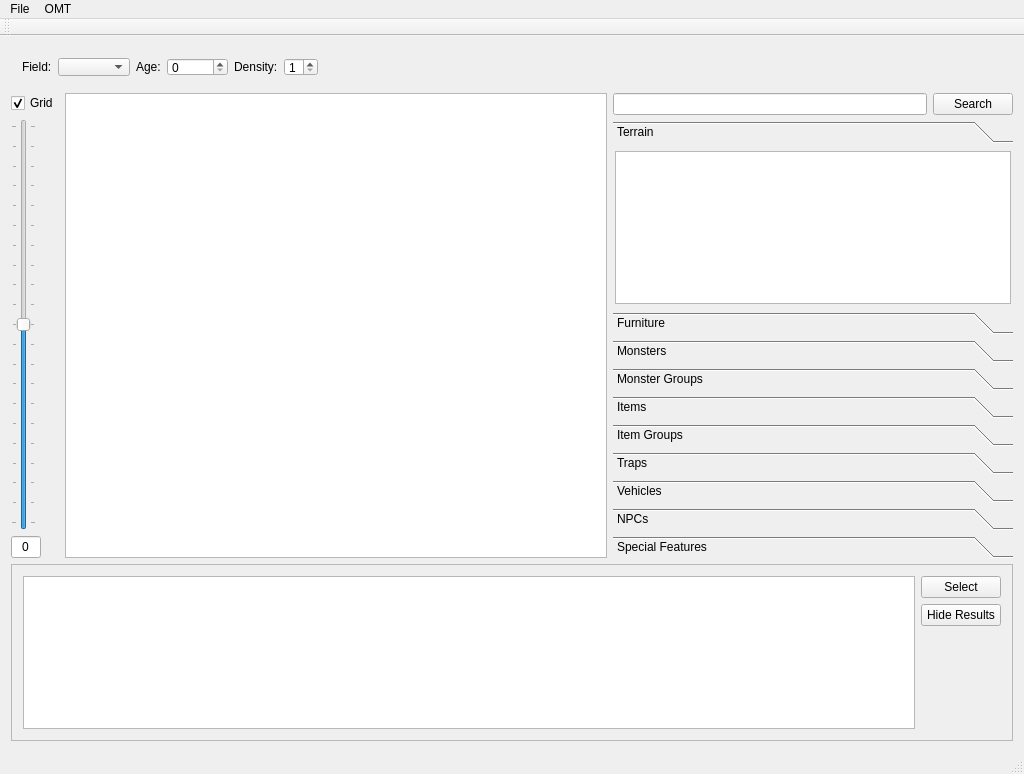
<?xml version="1.0" encoding="UTF-8"?>
<ui version="4.0">
 <class>BuildingEditor</class>
 <widget class="QMainWindow" name="BuildingEditor">
  <property name="geometry">
   <rect>
    <x>0</x>
    <y>0</y>
    <width>1024</width>
    <height>774</height>
   </rect>
  </property>
  <property name="windowTitle">
   <string>BuildingEditor</string>
  </property>
  <widget class="QWidget" name="centralWidget">
   <layout class="QVBoxLayout" name="verticalLayout_12">
    <item>
     <widget class="QStackedWidget" name="objectEditor">
      <property name="maximumSize">
       <size>
        <width>16777215</width>
        <height>40</height>
       </size>
      </property>
      <property name="currentIndex">
       <number>9</number>
      </property>
      <widget class="QWidget" name="itemGroupEditor">
       <layout class="QHBoxLayout" name="horizontalLayout">
        <item>
         <widget class="QLabel" name="label_13">
          <property name="text">
           <string>Item Group:</string>
          </property>
         </widget>
        </item>
        <item>
         <widget class="QLineEdit" name="itemGroupName">
          <property name="toolTip">
           <string>&lt;html&gt;&lt;head/&gt;&lt;body&gt;&lt;p&gt;ID of the current item group&lt;/p&gt;&lt;/body&gt;&lt;/html&gt;</string>
          </property>
          <property name="readOnly">
           <bool>true</bool>
          </property>
         </widget>
        </item>
        <item>
         <widget class="QLabel" name="label_14">
          <property name="text">
           <string>Chance:</string>
          </property>
         </widget>
        </item>
        <item>
         <widget class="QSpinBox" name="itemGroupChance">
          <property name="toolTip">
           <string>&lt;html&gt;&lt;head/&gt;&lt;body&gt;&lt;p&gt;Chance (out of 100) to spawn an item from the group&lt;/p&gt;&lt;/body&gt;&lt;/html&gt;</string>
          </property>
         </widget>
        </item>
        <item>
         <spacer name="horizontalSpacer_5">
          <property name="orientation">
           <enum>Qt::Horizontal</enum>
          </property>
          <property name="sizeHint" stdset="0">
           <size>
            <width>769</width>
            <height>20</height>
           </size>
          </property>
         </spacer>
        </item>
       </layout>
      </widget>
      <widget class="QWidget" name="signageEditor">
       <layout class="QHBoxLayout" name="horizontalLayout_2">
        <item>
         <widget class="QLabel" name="label">
          <property name="text">
           <string>Sign Text:</string>
          </property>
         </widget>
        </item>
        <item>
         <widget class="QLineEdit" name="signageText"/>
        </item>
        <item>
         <spacer name="horizontalSpacer">
          <property name="orientation">
           <enum>Qt::Horizontal</enum>
          </property>
          <property name="sizeHint" stdset="0">
           <size>
            <width>40</width>
            <height>20</height>
           </size>
          </property>
         </spacer>
        </item>
       </layout>
      </widget>
      <widget class="QWidget" name="monsterGroupEditor">
       <layout class="QHBoxLayout" name="horizontalLayout_6">
        <item>
         <widget class="QLabel" name="label_3">
          <property name="text">
           <string>Monster Group:</string>
          </property>
         </widget>
        </item>
        <item>
         <widget class="QLineEdit" name="monsterGroupName">
          <property name="toolTip">
           <string>&lt;html&gt;&lt;head/&gt;&lt;body&gt;&lt;p&gt;ID of the current monster group&lt;/p&gt;&lt;/body&gt;&lt;/html&gt;</string>
          </property>
          <property name="readOnly">
           <bool>true</bool>
          </property>
         </widget>
        </item>
        <item>
         <widget class="QLabel" name="label_4">
          <property name="text">
           <string>Density: </string>
          </property>
         </widget>
        </item>
        <item>
         <widget class="QDoubleSpinBox" name="monsterGroupDensity">
          <property name="toolTip">
           <string>&lt;html&gt;&lt;head/&gt;&lt;body&gt;&lt;p&gt;Relative number of zombies to spawn&lt;/p&gt;&lt;/body&gt;&lt;/html&gt;</string>
          </property>
         </widget>
        </item>
        <item>
         <widget class="QLabel" name="label_5">
          <property name="text">
           <string>Chance: </string>
          </property>
         </widget>
        </item>
        <item>
         <widget class="QSpinBox" name="monsterGroupChance">
          <property name="toolTip">
           <string>&lt;html&gt;&lt;head/&gt;&lt;body&gt;&lt;p&gt;Chance (one in __) to spawn the monster group&lt;/p&gt;&lt;/body&gt;&lt;/html&gt;</string>
          </property>
         </widget>
        </item>
        <item>
         <spacer name="horizontalSpacer_2">
          <property name="orientation">
           <enum>Qt::Horizontal</enum>
          </property>
          <property name="sizeHint" stdset="0">
           <size>
            <width>705</width>
            <height>20</height>
           </size>
          </property>
         </spacer>
        </item>
       </layout>
      </widget>
      <widget class="QWidget" name="itemEditor">
       <layout class="QHBoxLayout" name="horizontalLayout_7">
        <item>
         <widget class="QLabel" name="label_6">
          <property name="text">
           <string>Items: </string>
          </property>
         </widget>
        </item>
        <item>
         <widget class="QComboBox" name="itemList"/>
        </item>
        <item>
         <widget class="QPushButton" name="itemDelete">
          <property name="text">
           <string>Remove</string>
          </property>
         </widget>
        </item>
        <item>
         <spacer name="horizontalSpacer_3">
          <property name="orientation">
           <enum>Qt::Horizontal</enum>
          </property>
          <property name="sizeHint" stdset="0">
           <size>
            <width>1504</width>
            <height>20</height>
           </size>
          </property>
         </spacer>
        </item>
       </layout>
      </widget>
      <widget class="QWidget" name="vehicleEditor">
       <layout class="QHBoxLayout" name="horizontalLayout_8">
        <item>
         <widget class="QLabel" name="label_8">
          <property name="text">
           <string>Vehicle ID: </string>
          </property>
         </widget>
        </item>
        <item>
         <widget class="QLineEdit" name="vehicleID">
          <property name="toolTip">
           <string>&lt;html&gt;&lt;head/&gt;&lt;body&gt;&lt;p&gt;ID of the current vehicle&lt;/p&gt;&lt;/body&gt;&lt;/html&gt;</string>
          </property>
          <property name="readOnly">
           <bool>true</bool>
          </property>
         </widget>
        </item>
        <item>
         <widget class="QLabel" name="label_7">
          <property name="text">
           <string>Vehicle Name: </string>
          </property>
         </widget>
        </item>
        <item>
         <widget class="QLineEdit" name="vehicleName">
          <property name="toolTip">
           <string>&lt;html&gt;&lt;head/&gt;&lt;body&gt;&lt;p&gt;Name of the current vehicle&lt;/p&gt;&lt;/body&gt;&lt;/html&gt;</string>
          </property>
          <property name="readOnly">
           <bool>true</bool>
          </property>
         </widget>
        </item>
        <item>
         <widget class="QLabel" name="label_10">
          <property name="text">
           <string>Chance: </string>
          </property>
         </widget>
        </item>
        <item>
         <widget class="QSpinBox" name="vehicleChance">
          <property name="toolTip">
           <string>&lt;html&gt;&lt;head/&gt;&lt;body&gt;&lt;p&gt;Chance (one in __) to spawn the current vehicle&lt;/p&gt;&lt;/body&gt;&lt;/html&gt;</string>
          </property>
         </widget>
        </item>
        <item>
         <widget class="QLabel" name="label_9">
          <property name="text">
           <string>Status: </string>
          </property>
         </widget>
        </item>
        <item>
         <widget class="QComboBox" name="vehicleStatus">
          <property name="toolTip">
           <string>&lt;html&gt;&lt;head/&gt;&lt;body&gt;&lt;p&gt;Condition the vehicle should spawn in&lt;/p&gt;&lt;/body&gt;&lt;/html&gt;</string>
          </property>
         </widget>
        </item>
        <item>
         <widget class="QLabel" name="label_11">
          <property name="text">
           <string>Direction: </string>
          </property>
         </widget>
        </item>
        <item>
         <widget class="QComboBox" name="vehicleDirection">
          <property name="toolTip">
           <string>&lt;html&gt;&lt;head/&gt;&lt;body&gt;&lt;p&gt;Vehicle facing when spawned&lt;/p&gt;&lt;/body&gt;&lt;/html&gt;</string>
          </property>
         </widget>
        </item>
        <item>
         <widget class="QSpinBox" name="vehicleCustomDirection">
          <property name="toolTip">
           <string>&lt;html&gt;&lt;head/&gt;&lt;body&gt;&lt;p&gt;Direction in degrees clockwise to face the vehicle (East is 0)&lt;/p&gt;&lt;/body&gt;&lt;/html&gt;</string>
          </property>
          <property name="readOnly">
           <bool>false</bool>
          </property>
          <property name="maximum">
           <number>359</number>
          </property>
          <property name="singleStep">
           <number>5</number>
          </property>
         </widget>
        </item>
        <item>
         <widget class="QLabel" name="label_12">
          <property name="text">
           <string>Fuel: </string>
          </property>
         </widget>
        </item>
        <item>
         <widget class="QSpinBox" name="vehicleFuel">
          <property name="toolTip">
           <string>&lt;html&gt;&lt;head/&gt;&lt;body&gt;&lt;p&gt;Fuel percentage the vehicle should spawn with&lt;/p&gt;&lt;/body&gt;&lt;/html&gt;</string>
          </property>
          <property name="maximum">
           <number>100</number>
          </property>
         </widget>
        </item>
        <item>
         <spacer name="horizontalSpacer_4">
          <property name="orientation">
           <enum>Qt::Horizontal</enum>
          </property>
          <property name="sizeHint" stdset="0">
           <size>
            <width>358</width>
            <height>20</height>
           </size>
          </property>
         </spacer>
        </item>
       </layout>
      </widget>
      <widget class="QWidget" name="radiationEditor">
       <layout class="QHBoxLayout" name="horizontalLayout_3">
        <item>
         <widget class="QLabel" name="label_2">
          <property name="text">
           <string>Radiation Amount:</string>
          </property>
         </widget>
        </item>
        <item>
         <widget class="QSpinBox" name="radiationAmount">
          <property name="maximum">
           <number>320</number>
          </property>
         </widget>
        </item>
        <item>
         <spacer name="horizontalSpacer_6">
          <property name="orientation">
           <enum>Qt::Horizontal</enum>
          </property>
          <property name="sizeHint" stdset="0">
           <size>
            <width>40</width>
            <height>20</height>
           </size>
          </property>
         </spacer>
        </item>
       </layout>
      </widget>
      <widget class="QWidget" name="vendingEditor">
       <layout class="QHBoxLayout" name="horizontalLayout_4">
        <item>
         <widget class="QLabel" name="label_15">
          <property name="text">
           <string>Vending Machine Contents:</string>
          </property>
         </widget>
        </item>
        <item>
         <widget class="QComboBox" name="vending"/>
        </item>
        <item>
         <spacer name="horizontalSpacer_7">
          <property name="orientation">
           <enum>Qt::Horizontal</enum>
          </property>
          <property name="sizeHint" stdset="0">
           <size>
            <width>773</width>
            <height>19</height>
           </size>
          </property>
         </spacer>
        </item>
       </layout>
      </widget>
      <widget class="QWidget" name="gasPumpEditor">
       <layout class="QHBoxLayout" name="horizontalLayout_9">
        <item>
         <widget class="QLabel" name="label_16">
          <property name="text">
           <string>Fuel Type:</string>
          </property>
         </widget>
        </item>
        <item>
         <widget class="QComboBox" name="fuelType"/>
        </item>
        <item>
         <widget class="QLabel" name="label_17">
          <property name="text">
           <string>Minimum:</string>
          </property>
         </widget>
        </item>
        <item>
         <widget class="QSpinBox" name="minFuel">
          <property name="maximum">
           <number>100000</number>
          </property>
          <property name="singleStep">
           <number>1000</number>
          </property>
         </widget>
        </item>
        <item>
         <widget class="QLabel" name="label_18">
          <property name="text">
           <string>Maximum:</string>
          </property>
         </widget>
        </item>
        <item>
         <widget class="QSpinBox" name="maxFuel">
          <property name="maximum">
           <number>100000</number>
          </property>
          <property name="singleStep">
           <number>1000</number>
          </property>
         </widget>
        </item>
        <item>
         <widget class="QLabel" name="label_19">
          <property name="text">
           <string>Note: Leave min and max at 0 to select an average amount.  To spawn no gas inside, use the terrain.</string>
          </property>
         </widget>
        </item>
        <item>
         <spacer name="horizontalSpacer_8">
          <property name="orientation">
           <enum>Qt::Horizontal</enum>
          </property>
          <property name="sizeHint" stdset="0">
           <size>
            <width>121</width>
            <height>19</height>
           </size>
          </property>
         </spacer>
        </item>
       </layout>
      </widget>
      <widget class="QWidget" name="rubbleEditor">
       <layout class="QHBoxLayout" name="horizontalLayout_10">
        <item>
         <widget class="QLabel" name="label_20">
          <property name="text">
           <string>Rubble Type:</string>
          </property>
         </widget>
        </item>
        <item>
         <widget class="QComboBox" name="rubbleType">
          <property name="minimumSize">
           <size>
            <width>100</width>
            <height>0</height>
           </size>
          </property>
         </widget>
        </item>
        <item>
         <widget class="QLabel" name="label_21">
          <property name="text">
           <string>Floor Type:</string>
          </property>
         </widget>
        </item>
        <item>
         <widget class="QComboBox" name="floorType">
          <property name="minimumSize">
           <size>
            <width>100</width>
            <height>0</height>
           </size>
          </property>
         </widget>
        </item>
        <item>
         <widget class="QCheckBox" name="placeItems">
          <property name="text">
           <string>Place Items?</string>
          </property>
         </widget>
        </item>
        <item>
         <widget class="QCheckBox" name="overwrite">
          <property name="text">
           <string>Overwrite?</string>
          </property>
         </widget>
        </item>
        <item>
         <widget class="QLabel" name="label_22">
          <property name="text">
           <string>(Note: All fields are optional)</string>
          </property>
         </widget>
        </item>
        <item>
         <spacer name="horizontalSpacer_9">
          <property name="orientation">
           <enum>Qt::Horizontal</enum>
          </property>
          <property name="sizeHint" stdset="0">
           <size>
            <width>328</width>
            <height>19</height>
           </size>
          </property>
         </spacer>
        </item>
       </layout>
      </widget>
      <widget class="QWidget" name="fieldEditor">
       <layout class="QHBoxLayout" name="horizontalLayout_11">
        <item>
         <widget class="QLabel" name="label_23">
          <property name="text">
           <string>Field:</string>
          </property>
         </widget>
        </item>
        <item>
         <widget class="QComboBox" name="fieldName"/>
        </item>
        <item>
         <widget class="QLabel" name="label_24">
          <property name="text">
           <string>Age:</string>
          </property>
         </widget>
        </item>
        <item>
         <widget class="QSpinBox" name="fieldAge">
          <property name="maximum">
           <number>10000</number>
          </property>
          <property name="singleStep">
           <number>100</number>
          </property>
         </widget>
        </item>
        <item>
         <widget class="QLabel" name="label_25">
          <property name="text">
           <string>Density:</string>
          </property>
         </widget>
        </item>
        <item>
         <widget class="QSpinBox" name="fieldDensity">
          <property name="minimum">
           <number>1</number>
          </property>
          <property name="maximum">
           <number>3</number>
          </property>
         </widget>
        </item>
        <item>
         <spacer name="horizontalSpacer_10">
          <property name="orientation">
           <enum>Qt::Horizontal</enum>
          </property>
          <property name="sizeHint" stdset="0">
           <size>
            <width>717</width>
            <height>19</height>
           </size>
          </property>
         </spacer>
        </item>
       </layout>
      </widget>
     </widget>
    </item>
    <item>
     <layout class="QHBoxLayout" name="horizontalLayout_5">
      <item>
       <layout class="QVBoxLayout" name="verticalLayout_3">
        <item>
         <widget class="QCheckBox" name="gridBox">
          <property name="toolTip">
           <string>&lt;html&gt;&lt;head/&gt;&lt;body&gt;&lt;p&gt;Toggle Editor Grid&lt;/p&gt;&lt;/body&gt;&lt;/html&gt;</string>
          </property>
          <property name="text">
           <string>Grid</string>
          </property>
          <property name="checked">
           <bool>true</bool>
          </property>
         </widget>
        </item>
        <item>
         <widget class="QSlider" name="zLevelSlider">
          <property name="enabled">
           <bool>true</bool>
          </property>
          <property name="minimum">
           <number>-10</number>
          </property>
          <property name="maximum">
           <number>10</number>
          </property>
          <property name="pageStep">
           <number>3</number>
          </property>
          <property name="orientation">
           <enum>Qt::Vertical</enum>
          </property>
          <property name="tickPosition">
           <enum>QSlider::TicksBothSides</enum>
          </property>
          <property name="tickInterval">
           <number>1</number>
          </property>
         </widget>
        </item>
        <item>
         <widget class="QLineEdit" name="zLevelLE">
          <property name="sizePolicy">
           <sizepolicy hsizetype="Fixed" vsizetype="Fixed">
            <horstretch>0</horstretch>
            <verstretch>0</verstretch>
           </sizepolicy>
          </property>
          <property name="minimumSize">
           <size>
            <width>30</width>
            <height>0</height>
           </size>
          </property>
          <property name="maximumSize">
           <size>
            <width>30</width>
            <height>16777215</height>
           </size>
          </property>
          <property name="text">
           <string>0</string>
          </property>
          <property name="alignment">
           <set>Qt::AlignCenter</set>
          </property>
          <property name="readOnly">
           <bool>true</bool>
          </property>
         </widget>
        </item>
       </layout>
      </item>
      <item>
       <widget class="BuildingEditorView" name="tableView">
        <property name="editTriggers">
         <set>QAbstractItemView::NoEditTriggers</set>
        </property>
        <property name="selectionMode">
         <enum>QAbstractItemView::SingleSelection</enum>
        </property>
        <property name="gridStyle">
         <enum>Qt::DotLine</enum>
        </property>
        <property name="wordWrap">
         <bool>false</bool>
        </property>
        <attribute name="horizontalHeaderDefaultSectionSize">
         <number>16</number>
        </attribute>
        <attribute name="verticalHeaderDefaultSectionSize">
         <number>16</number>
        </attribute>
       </widget>
      </item>
      <item>
       <layout class="QVBoxLayout" name="verticalLayout_13">
        <item>
         <layout class="QHBoxLayout" name="horizontalLayout_12">
          <item>
           <widget class="QLineEdit" name="searchField">
            <property name="sizePolicy">
             <sizepolicy hsizetype="Minimum" vsizetype="Fixed">
              <horstretch>0</horstretch>
              <verstretch>0</verstretch>
             </sizepolicy>
            </property>
           </widget>
          </item>
          <item>
           <widget class="QPushButton" name="search">
            <property name="sizePolicy">
             <sizepolicy hsizetype="Fixed" vsizetype="Fixed">
              <horstretch>0</horstretch>
              <verstretch>0</verstretch>
             </sizepolicy>
            </property>
            <property name="text">
             <string>Search</string>
            </property>
           </widget>
          </item>
         </layout>
        </item>
        <item>
         <widget class="QToolBox" name="toolBox">
          <property name="sizePolicy">
           <sizepolicy hsizetype="Minimum" vsizetype="Preferred">
            <horstretch>0</horstretch>
            <verstretch>0</verstretch>
           </sizepolicy>
          </property>
          <property name="maximumSize">
           <size>
            <width>400</width>
            <height>16777215</height>
           </size>
          </property>
          <property name="currentIndex">
           <number>0</number>
          </property>
          <property name="tabSpacing">
           <number>6</number>
          </property>
          <widget class="QWidget" name="terrainPage">
           <property name="geometry">
            <rect>
             <x>0</x>
             <y>0</y>
             <width>400</width>
             <height>171</height>
            </rect>
           </property>
           <attribute name="label">
            <string>Terrain</string>
           </attribute>
           <layout class="QVBoxLayout" name="verticalLayout">
            <property name="leftMargin">
             <number>2</number>
            </property>
            <property name="topMargin">
             <number>2</number>
            </property>
            <property name="rightMargin">
             <number>2</number>
            </property>
            <property name="bottomMargin">
             <number>2</number>
            </property>
            <item>
             <widget class="QListWidget" name="terrainWidget"/>
            </item>
           </layout>
          </widget>
          <widget class="QWidget" name="furniturePage">
           <property name="geometry">
            <rect>
             <x>0</x>
             <y>0</y>
             <width>400</width>
             <height>171</height>
            </rect>
           </property>
           <attribute name="label">
            <string>Furniture</string>
           </attribute>
           <layout class="QVBoxLayout" name="verticalLayout_2">
            <property name="leftMargin">
             <number>2</number>
            </property>
            <property name="topMargin">
             <number>2</number>
            </property>
            <property name="rightMargin">
             <number>2</number>
            </property>
            <property name="bottomMargin">
             <number>2</number>
            </property>
            <item>
             <widget class="QListWidget" name="furnitureWidget"/>
            </item>
           </layout>
          </widget>
          <widget class="QWidget" name="monsterPage">
           <property name="geometry">
            <rect>
             <x>0</x>
             <y>0</y>
             <width>400</width>
             <height>171</height>
            </rect>
           </property>
           <attribute name="label">
            <string>Monsters</string>
           </attribute>
           <layout class="QVBoxLayout" name="verticalLayout_5">
            <property name="leftMargin">
             <number>2</number>
            </property>
            <property name="topMargin">
             <number>2</number>
            </property>
            <property name="rightMargin">
             <number>2</number>
            </property>
            <property name="bottomMargin">
             <number>2</number>
            </property>
            <item>
             <widget class="QListWidget" name="monsterWidget"/>
            </item>
           </layout>
          </widget>
          <widget class="QWidget" name="monsterGroupPage">
           <property name="geometry">
            <rect>
             <x>0</x>
             <y>0</y>
             <width>400</width>
             <height>171</height>
            </rect>
           </property>
           <attribute name="label">
            <string>Monster Groups</string>
           </attribute>
           <layout class="QVBoxLayout" name="verticalLayout_8">
            <item>
             <widget class="QListWidget" name="monsterGroupWidget"/>
            </item>
           </layout>
          </widget>
          <widget class="QWidget" name="itemPage">
           <property name="geometry">
            <rect>
             <x>0</x>
             <y>0</y>
             <width>400</width>
             <height>171</height>
            </rect>
           </property>
           <attribute name="label">
            <string>Items</string>
           </attribute>
           <layout class="QVBoxLayout" name="verticalLayout_6">
            <property name="leftMargin">
             <number>2</number>
            </property>
            <property name="topMargin">
             <number>2</number>
            </property>
            <property name="rightMargin">
             <number>2</number>
            </property>
            <property name="bottomMargin">
             <number>2</number>
            </property>
            <item>
             <widget class="QListWidget" name="itemWidget"/>
            </item>
           </layout>
          </widget>
          <widget class="QWidget" name="itemGroupPage">
           <property name="geometry">
            <rect>
             <x>0</x>
             <y>0</y>
             <width>400</width>
             <height>171</height>
            </rect>
           </property>
           <attribute name="label">
            <string>Item Groups</string>
           </attribute>
           <layout class="QVBoxLayout" name="verticalLayout_7">
            <property name="leftMargin">
             <number>2</number>
            </property>
            <property name="topMargin">
             <number>2</number>
            </property>
            <property name="rightMargin">
             <number>2</number>
            </property>
            <property name="bottomMargin">
             <number>2</number>
            </property>
            <item>
             <widget class="QListWidget" name="itemGroupWidget"/>
            </item>
           </layout>
          </widget>
          <widget class="QWidget" name="trapPage">
           <property name="geometry">
            <rect>
             <x>0</x>
             <y>0</y>
             <width>400</width>
             <height>171</height>
            </rect>
           </property>
           <attribute name="label">
            <string>Traps</string>
           </attribute>
           <layout class="QVBoxLayout" name="verticalLayout_4">
            <property name="leftMargin">
             <number>2</number>
            </property>
            <property name="topMargin">
             <number>2</number>
            </property>
            <property name="rightMargin">
             <number>2</number>
            </property>
            <property name="bottomMargin">
             <number>2</number>
            </property>
            <item>
             <widget class="QListWidget" name="trapWidget"/>
            </item>
           </layout>
          </widget>
          <widget class="QWidget" name="vehiclePage">
           <property name="geometry">
            <rect>
             <x>0</x>
             <y>0</y>
             <width>400</width>
             <height>171</height>
            </rect>
           </property>
           <attribute name="label">
            <string>Vehicles</string>
           </attribute>
           <layout class="QVBoxLayout" name="verticalLayout_9">
            <property name="leftMargin">
             <number>2</number>
            </property>
            <property name="topMargin">
             <number>2</number>
            </property>
            <property name="rightMargin">
             <number>2</number>
            </property>
            <property name="bottomMargin">
             <number>2</number>
            </property>
            <item>
             <widget class="QListWidget" name="vehicleWidget"/>
            </item>
           </layout>
          </widget>
          <widget class="QWidget" name="npcPage">
           <property name="geometry">
            <rect>
             <x>0</x>
             <y>0</y>
             <width>400</width>
             <height>171</height>
            </rect>
           </property>
           <attribute name="label">
            <string>NPCs</string>
           </attribute>
           <layout class="QVBoxLayout" name="verticalLayout_11">
            <property name="leftMargin">
             <number>2</number>
            </property>
            <property name="topMargin">
             <number>2</number>
            </property>
            <property name="rightMargin">
             <number>2</number>
            </property>
            <property name="bottomMargin">
             <number>2</number>
            </property>
            <item>
             <widget class="QListWidget" name="npcWidget"/>
            </item>
           </layout>
          </widget>
          <widget class="QWidget" name="specialPage">
           <property name="geometry">
            <rect>
             <x>0</x>
             <y>0</y>
             <width>400</width>
             <height>171</height>
            </rect>
           </property>
           <attribute name="label">
            <string>Special Features</string>
           </attribute>
           <layout class="QVBoxLayout" name="verticalLayout_10">
            <property name="leftMargin">
             <number>2</number>
            </property>
            <property name="topMargin">
             <number>2</number>
            </property>
            <property name="rightMargin">
             <number>2</number>
            </property>
            <property name="bottomMargin">
             <number>2</number>
            </property>
            <item>
             <widget class="QListWidget" name="specialsWidget"/>
            </item>
           </layout>
          </widget>
         </widget>
        </item>
       </layout>
      </item>
     </layout>
    </item>
    <item>
     <widget class="QFrame" name="searchFrame">
      <property name="sizePolicy">
       <sizepolicy hsizetype="Preferred" vsizetype="Preferred">
        <horstretch>0</horstretch>
        <verstretch>0</verstretch>
       </sizepolicy>
      </property>
      <property name="minimumSize">
       <size>
        <width>0</width>
        <height>20</height>
       </size>
      </property>
      <property name="frameShape">
       <enum>QFrame::StyledPanel</enum>
      </property>
      <property name="frameShadow">
       <enum>QFrame::Raised</enum>
      </property>
      <layout class="QVBoxLayout" name="verticalLayout_17">
       <item>
        <layout class="QHBoxLayout" name="horizontalLayout_15">
         <item>
          <widget class="QTableView" name="searchResults">
           <property name="alternatingRowColors">
            <bool>true</bool>
           </property>
           <property name="selectionMode">
            <enum>QAbstractItemView::SingleSelection</enum>
           </property>
           <property name="selectionBehavior">
            <enum>QAbstractItemView::SelectRows</enum>
           </property>
          </widget>
         </item>
         <item>
          <layout class="QVBoxLayout" name="verticalLayout_16">
           <item>
            <layout class="QHBoxLayout" name="horizontalLayout_14"/>
           </item>
           <item>
            <widget class="QPushButton" name="searchSelect">
             <property name="text">
              <string>Select</string>
             </property>
            </widget>
           </item>
           <item>
            <widget class="QPushButton" name="searchHide">
             <property name="sizePolicy">
              <sizepolicy hsizetype="Preferred" vsizetype="Fixed">
               <horstretch>0</horstretch>
               <verstretch>0</verstretch>
              </sizepolicy>
             </property>
             <property name="maximumSize">
              <size>
               <width>16777215</width>
               <height>16777215</height>
              </size>
             </property>
             <property name="text">
              <string>Hide Results</string>
             </property>
            </widget>
           </item>
           <item>
            <spacer name="verticalSpacer">
             <property name="orientation">
              <enum>Qt::Vertical</enum>
             </property>
             <property name="sizeHint" stdset="0">
              <size>
               <width>20</width>
               <height>40</height>
              </size>
             </property>
            </spacer>
           </item>
          </layout>
         </item>
        </layout>
       </item>
      </layout>
     </widget>
    </item>
   </layout>
  </widget>
  <widget class="QMenuBar" name="menuBar">
   <property name="geometry">
    <rect>
     <x>0</x>
     <y>0</y>
     <width>1024</width>
     <height>21</height>
    </rect>
   </property>
   <widget class="QMenu" name="menuFile">
    <property name="title">
     <string>File</string>
    </property>
    <addaction name="actionNew"/>
    <addaction name="actionOpen"/>
   </widget>
   <widget class="QMenu" name="menuOMT">
    <property name="title">
     <string>OMT</string>
    </property>
    <addaction name="actionShow"/>
   </widget>
   <addaction name="menuFile"/>
   <addaction name="menuOMT"/>
  </widget>
  <widget class="QToolBar" name="mainToolBar">
   <attribute name="toolBarArea">
    <enum>TopToolBarArea</enum>
   </attribute>
   <attribute name="toolBarBreak">
    <bool>false</bool>
   </attribute>
  </widget>
  <widget class="QStatusBar" name="statusBar"/>
  <action name="actionNew">
   <property name="text">
    <string>New</string>
   </property>
  </action>
  <action name="actionShow">
   <property name="text">
    <string>show</string>
   </property>
  </action>
  <action name="actionOpen">
   <property name="text">
    <string>Open</string>
   </property>
  </action>
 </widget>
 <layoutdefault spacing="6" margin="11"/>
 <customwidgets>
  <customwidget>
   <class>BuildingEditorView</class>
   <extends>QTableView</extends>
   <header>buildingeditorview.h</header>
  </customwidget>
 </customwidgets>
 <resources/>
 <connections/>
</ui>
